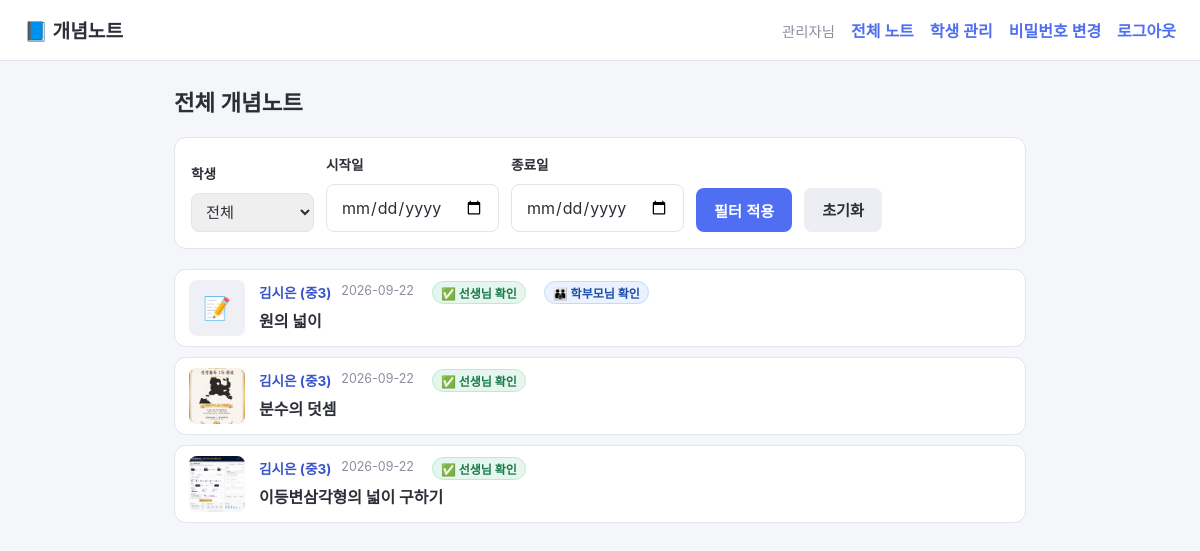
The page /admin (signed in) on the database its author committed.
### tables this page shows
CREATE TABLE notes (
    id INTEGER PRIMARY KEY AUTOINCREMENT,
    user_id INTEGER NOT NULL,
    title TEXT NOT NULL,
    note_date TEXT NOT NULL,
    content TEXT,
    photo_filename TEXT,
    feedback TEXT,
    checked_at TIMESTAMP,
    parent_token TEXT UNIQUE,
    parent_checked_at TIMESTAMP,
    created_at TIMESTAMP DEFAULT CURRENT_TIMESTAMP,
    FOREIGN KEY (user_id) REFERENCES users (id)
);

CREATE TABLE users (
    id INTEGER PRIMARY KEY AUTOINCREMENT,
    username TEXT UNIQUE NOT NULL,
    password_hash TEXT NOT NULL,
    name TEXT NOT NULL,
    grade TEXT NOT NULL,
    student_phone TEXT,
    parent_phone TEXT,
    is_admin INTEGER NOT NULL DEFAULT 0,
    created_at TIMESTAMP DEFAULT CURRENT_TIMESTAMP
);

### app.py (the view)
@app.route("/admin")
@admin_required
def admin_dashboard():
    db = get_db()
    student_id = request.args.get("student_id", "").strip()
    date_from = request.args.get("date_from", "").strip()
    date_to = request.args.get("date_to", "").strip()
    query = """
        SELECT notes.id, notes.title, notes.note_date, notes.content,
               notes.photo_filename, notes.feedback, notes.checked_at,
               notes.parent_checked_at,
               users.id AS student_id, users.name AS student_name, users.grade
        FROM notes
        JOIN users ON users.id = notes.user_id
        WHERE 1=1
    """
    params = []
    if student_id:
        query += " AND users.id = ?"
        params.append(student_id)
    if date_from:
        query += " AND notes.note_date >= ?"
        params.append(date_from)
    if date_to:
        query += " AND notes.note_date <= ?"
        params.append(date_to)
    query += " ORDER BY notes.note_date DESC, notes.id DESC"
    notes = db.execute(query, params).fetchall()
    students = db.execute(
        "SELECT id, name, grade FROM users WHERE is_admin = 0 ORDER BY name"
    ).fetchall()
    return render_template(
        "admin_dashboard.html",
        notes=notes,
        students=students,
        selected_student_id=student_id,
        date_from=date_from,
        date_to=date_to,
    )

### app.py (called while the page is built)
def get_db():
    if "db" not in g:
        g.db = sqlite3.connect(DATABASE)
        g.db.row_factory = sqlite3.Row
        g.db.execute("PRAGMA foreign_keys = ON")
    return g.db

def admin_required(view):
    from functools import wraps
    @wraps(view)
    def wrapped(*args, **kwargs):
        if not session.get("user_id"):
            flash("로그인이 필요합니다.")
            return redirect(url_for("login"))
        if not session.get("is_admin"):
            abort(403)
        return view(*args, **kwargs)
    return wrapped

### templates/admin_dashboard.html (shortened to what this page needs)
{% extends "base.html" %}
{% block content %}
<div class="list-header">
    <h1>전체 개념노트</h1>
</div>
<form method="get" class="filter-bar">
    <label>학생
        <select name="student_id">
            <option value="">전체</option>
        </select>
    </label>
    <label>시작일
        <input type="date" name="date_from" value="{{ date_from }}">
    </label>
    <label>종료일
        <input type="date" name="date_to" value="{{ date_to }}">
    </label>
    <button type="submit">필터 적용</button>
    <a class="btn-secondary" href="{{ url_for('admin_dashboard') }}">초기화</a>
</form>
{% if notes|length == 0 %}
<p class="empty">조건에 맞는 노트가 없습니다.</p>
{% else %}
<div class="admin-note-list">
    {% for note in notes %}
    <a class="admin-note-row" href="{{ url_for('admin_note_detail', note_id=note['id']) }}">
        {% if note['photo_filename'] %}
        <div class="admin-note-thumb">
            <img src="{{ url_for('uploaded_file', filename=note['photo_filename']) }}" alt="첨부 사진">
        </div>
        {% else %}
        <div class="admin-note-thumb admin-note-thumb-empty">📝</div>
        {% endif %}
        <div class="admin-note-body">
            <div class="admin-note-meta">
                <span class="admin-note-student">{{ note['student_name'] }} ({{ note['grade'] }})</span>
                <span class="note-date">{{ note['note_date'] }}</span>
                {% if note['checked_at'] %}<span class="badge-checked">✅ 선생님 확인</span>{% endif %}
                {% if note['parent_checked_at'] %}<span class="badge-checked badge-parent-checked">👪 학부모님 확인</span>{% endif %}
            </div>
            <div class="note-title">{{ note['title'] }}</div>
        </div>
    </a>
    {% endfor %}
</div>
{% endif %}
{% endblock %}

### templates/base.html (shortened to what this page needs)
<!DOCTYPE html>
<html lang="ko">
<head>
<link rel="stylesheet" href="{{ url_for('static', filename='css/style.css') }}">
</head>
<body>
<header class="topbar">
    <a class="brand" href="{{ url_for('index') }}">📘 개념노트</a>
    {% if session.get('user_id') %}
    <nav>
        <span class="user-name">{{ session.get('user_name') }}님</span>
        {% if session.get('is_admin') %}
        <a href="{{ url_for('admin_dashboard') }}">전체 노트</a>
        <a href="{{ url_for('admin_students') }}">학생 관리</a>
        {% else %}
        <a href="{{ url_for('note_new') }}">+ 새 노트</a>
        {% endif %}
        <a href="{{ url_for('account_password') }}">비밀번호 변경</a>
        <a href="{{ url_for('logout') }}">로그아웃</a>
    </nav>
    {% endif %}
</header>
<main class="container">
    {% block content %}{% endblock %}
</main>
</body>
</html>

### static/css/style.css (style rules this page uses)
:root { --primary: #4f6ef2; --primary-dark: #3a54c9; --danger: #e0553e; --bg: #f5f6fa; --card-bg: #ffffff; --text: #2c2f38; --muted: #8a8f9c; --border: #e3e5ec; }
* { box-sizing: border-box; }
body { margin: 0; font-family: -apple-system, BlinkMacSystemFont, "Apple SD Gothic Neo", "Malgun Gothic", "Segoe UI", sans-serif; background: var(--bg); color: var(--text); }
.topbar { display: flex; justify-content: space-between; align-items: center; padding: 16px 24px; background: var(--card-bg); border-bottom: 1px solid var(--border); }
.brand { font-size: 1.2rem; font-weight: 700; color: var(--text); text-decoration: none; }
.topbar nav { display: flex; align-items: center; gap: 16px; }
.topbar nav a { color: var(--primary); text-decoration: none; font-weight: 600; }
.user-name { color: var(--muted); font-size: 0.9rem; }
.container { max-width: 900px; margin: 0 auto; padding: 24px; }
form label { display: block; margin-bottom: 16px; font-size: 0.9rem; font-weight: 600; color: var(--text); }
form input[type="text"], form input[type="password"], form input[type="tel"], form input[type="date"], form input[type="file"], form select, form textarea { display: block; width: 100%; margin-top: 6px; padding: 12px 14px; border: 1px solid var(--border); border-radius: 8px; font-size: 16px; font-family: inherit; color: var(--text); }
button, .btn, .btn-secondary, .btn-danger { display: inline-block; min-height: 44px; padding: 10px 18px; border-radius: 8px; border: none; font-size: 0.95rem; font-weight: 600; cursor: pointer; text-decoration: none; text-align: center; }
button[type="submit"], .btn { background: var(--primary); color: #fff; }
.btn-secondary { background: #eceef4; color: var(--text); }
.list-header { display: flex; justify-content: space-between; align-items: center; margin-bottom: 20px; }
.list-header h1 { margin: 0; font-size: 1.4rem; }
.note-date { font-size: 0.78rem; color: var(--muted); margin-bottom: 4px; }
.note-title { font-weight: 700; margin-bottom: 4px; }
.badge-checked { display: inline-block; margin-left: 8px; font-size: 0.75rem; color: #1b7a4d; background: #e6f6ee; border: 1px solid #bfe8d2; padding: 2px 8px; border-radius: 999px; font-weight: 700; }
.badge-parent-checked { color: #1d4ea8; background: #eaf1ff; border-color: #c6d9fb; }
.filter-bar { display: flex; flex-wrap: wrap; align-items: flex-end; gap: 12px; background: var(--card-bg); border: 1px solid var(--border); border-radius: 12px; padding: 16px; margin-bottom: 20px; }
.filter-bar label { display: flex; flex-direction: column; font-size: 0.85rem; font-weight: 600; gap: 4px; margin: 0; }
.filter-bar input, .filter-bar select { padding: 8px 10px; border: 1px solid var(--border); border-radius: 8px; font-size: 0.95rem; font-family: inherit; }
.filter-bar button { flex-shrink: 0; }
.admin-note-list { display: flex; flex-direction: column; gap: 10px; }
.admin-note-row { display: flex; align-items: center; gap: 14px; background: var(--card-bg); border: 1px solid var(--border); border-radius: 12px; padding: 10px 14px; text-decoration: none; color: var(--text); }
.admin-note-thumb { width: 56px; height: 56px; flex-shrink: 0; border-radius: 8px; overflow: hidden; background: #eef0f6; }
.admin-note-thumb img { width: 100%; height: 100%; object-fit: cover; display: block; }
.admin-note-thumb-empty { display: flex; align-items: center; justify-content: center; font-size: 1.4rem; }
.admin-note-meta { display: flex; align-items: center; gap: 10px; flex-wrap: wrap; margin-bottom: 4px; }
.admin-note-student { font-weight: 700; font-size: 0.85rem; color: var(--primary-dark); }

### rows shown on the page
notes: student_name "김시은", grade "중3", note_date "2026-09-22", shows "✅ 선생님 확인", shows "👪 학부모님 확인", title "원의 넓이"
notes: photo_filename (picture), student_name "김시은", grade "중3", note_date "2026-09-22", shows "✅ 선생님 확인", title "분수의 덧셈"
notes: photo_filename (picture), student_name "김시은", grade "중3", note_date "2026-09-22", shows "✅ 선생님 확인", title "이등변삼각형의 넓이 구하기"

### other values the page prints
{{ session.get('user_name') }} "관리자"
